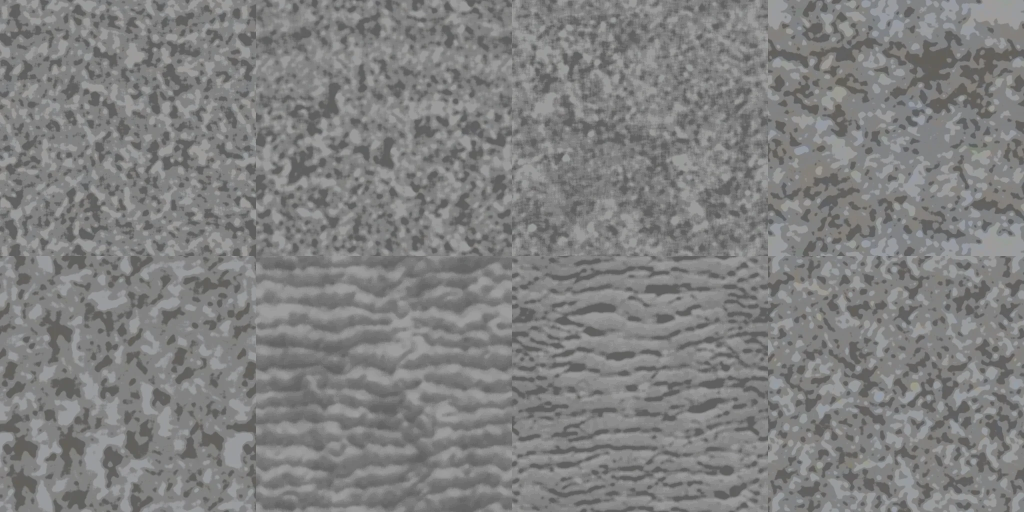
#> input picture world/tex/earth_atlas.webp, 2048 x 1024 px (shown at 1/2 size)
$ python -i earth_atlas.py   (imports and definitions only)
#> lines starting #> are read from the running program, lines starting #| are printed output that depends on the picture
#!/usr/bin/env python3
# The earth atlas (web/world/tex/earth_atlas.webp): eight CC0 photo soils
# (ambientCG and Poly Haven, listed in web/world/tex/CREDITS.md) turned into
# painted detail for the cel look, packed in one 2048 x 1024 picture of
# 4 x 2 tiles (512 px: 480 of picture and a 16 px wrapped border, so a shader
# can repeat a tile with fract() and mipmaps never bleed into the next one).
#
# Each tile keeps only the photo's shapes and a little of its hue, relative to
# its own average colour: 128 means "the colour the vertex already has"
# (shaders multiply by tex * 2). The luminance is softened (median + blur),
# then posterised into three soft painted tones (shadowed crumbs and cracks,
# the body, lit grains and pebble tops), so faces read as painted earth, not as
# photos. The tile order is the shaders' (EARTH_TILES in web/world/props/earth.js):
#   0 dark loam, 1 sandy soil, 2 clay, 3 gravelly dirt,
#   4 rooty soil, 5 eroded layered silt, 6 eroded dark clay, 7 forest soil
#
#   python3 tools/world/earth_atlas.py [download dir]
import io, os, sys, tempfile, urllib.request, zipfile
import numpy as np
from PIL import Image, ImageFilter

ROOT = os.path.normpath(os.path.join(os.path.dirname(os.path.abspath(__file__)), '..', '..'))
OUT = os.path.join(ROOT, 'web', 'world', 'tex', 'earth_atlas.webp')
AMB = 'https://ambientcg.com/get?file={}_1K-JPG.zip'
PH = 'https://dl.polyhaven.org/file/ph-assets/Textures/jpg/1k/{0}/{0}_diff_1k.jpg'
TILES = [
    ('amb', 'Ground048'),                 # dark loam
    ('amb', 'Ground079S'),                # sandy soil
    ('ph', 'red_laterite_soil_stones'),   # clay
    ('ph', 'brown_mud_rocks_01'),         # gravelly dirt
    ('amb', 'Ground084'),                 # rooty soil
    ('amb', 'Ground094A'),                # eroded layered silt
    ('amb', 'Ground100'),                 # eroded dark clay
    ('amb', 'Ground082S'),                # forest soil
]
T, PAD = 512, 16
IN = T - 2 * PAD


def fetch(kind, name, d):
    f = os.path.join(d, name + '.jpg')
    if os.path.exists(f): return f
    if kind == 'ph':
        urllib.request.urlretrieve(PH.format(name), f)
    else:
        z = os.path.join(d, name + '.zip')
        if not os.path.exists(z): urllib.request.urlretrieve(AMB.format(name), z)
        with zipfile.ZipFile(z) as zf:
            col = [n for n in zf.namelist() if n.endswith('_Color.jpg')][0]
            open(f, 'wb').write(zf.read(col))
    return f


def smooth(e0, e1, x):
    t = np.clip((x - e0) / (e1 - e0), 0, 1)
    return t * t * (3 - 2 * t)


def stylise(path):
    # painted, not photographic: the fine grain gone, the bigger shapes kept
    # (worked at half size, then brought back up smooth, so the tones below
    # cut clean rounded shapes instead of speckle)
#> called with path = '../../world/tex/earth_atlas.webp'
    im = Image.open(path).convert('RGB').resize((IN // 2, IN // 2), Image.LANCZOS)
    w2 = Image.new('RGB', (im.width * 3, im.height * 3))
#> w2: PIL image 720x720 RGB; every value is 0
    for ox in range(3):
        for oy in range(3): w2.paste(im, (ox * im.width, oy * im.height))
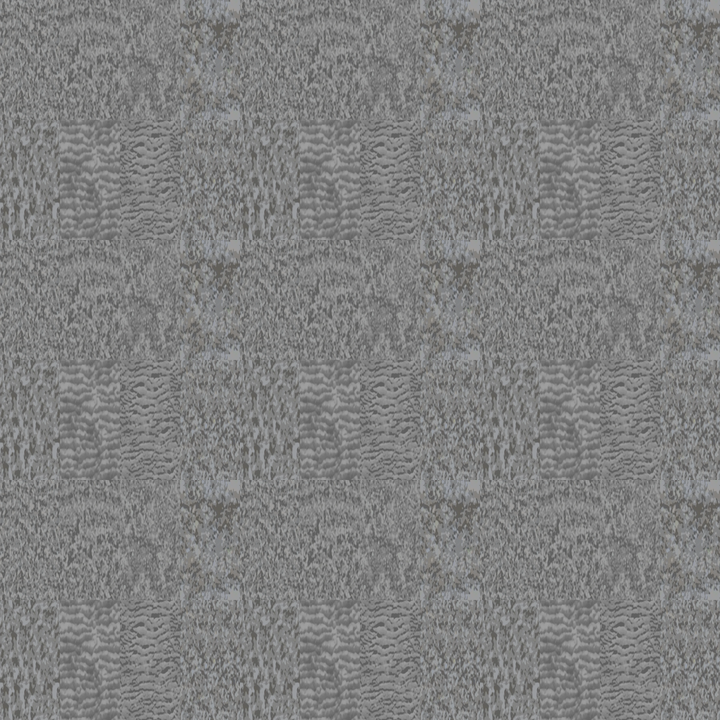
#> w2: PIL image 720x720 RGB; mean R, G, B 127.6, 127.8, 127.6
    w2 = w2.filter(ImageFilter.MedianFilter(5)).filter(ImageFilter.GaussianBlur(1.0))
    im = w2.resize((IN * 3, IN * 3), Image.BICUBIC).crop((IN, IN, IN * 2, IN * 2))
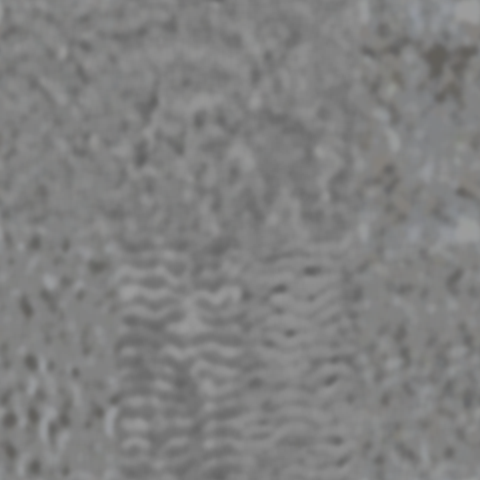
#> im: PIL image 480x480 RGB; mean R, G, B 128.1, 128.2, 128
    a = np.asarray(im).astype(np.float32) / 255.0
    lum = a @ np.array([0.2126, 0.7152, 0.0722], np.float32)
    mean = a.reshape(-1, 3).mean(0)
#> mean = [0.502, 0.503, 0.502]
    ml = float(lum.mean())
#> ml = 0.503
    rel = lum / max(ml, 1e-4)
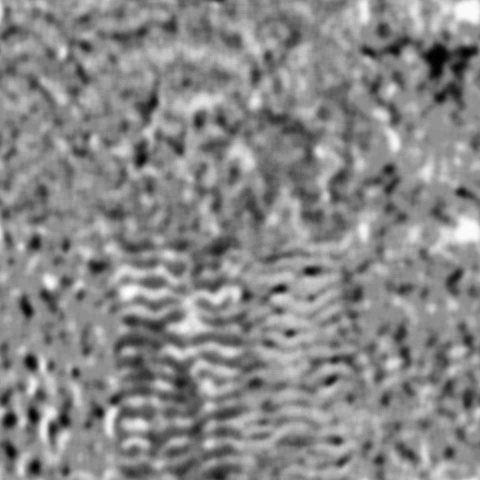
#> rel: shape (480, 480) float32; min 0.742, max 1.22, mean 1; drawn with min black and max white
    # three tones with soft (a few px) edges, from the luminance's own spread
    lo, hi = np.percentile(rel, 22), np.percentile(rel, 80)
#> lo = 0.952; hi = 1.05
    w = 0.025
    tone = 0.74 + 0.26 * smooth(lo - w, lo + w, rel) + 0.2 * smooth(hi - w, hi + w, rel)
#> in smooth, `t = np.clip((x - e0) / (e1 - e0), 0, 1)`:
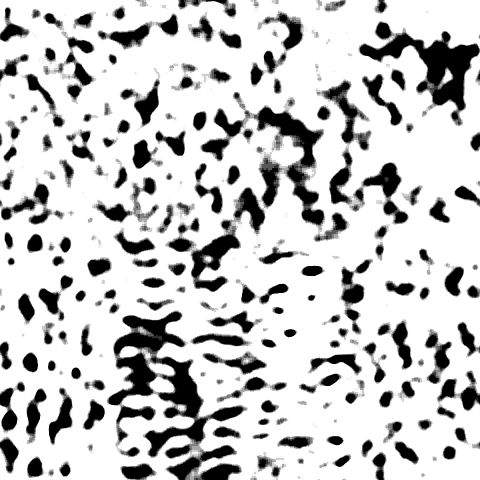
#> t: shape (480, 480) float32; min 0, max 1, mean 0.78
#> call 2 of smooth, with e0 = 1.03, e1 = 1.08
#> in smooth (call 2), `t = np.clip((x - e0) / (e1 - e0), 0, 1)`:
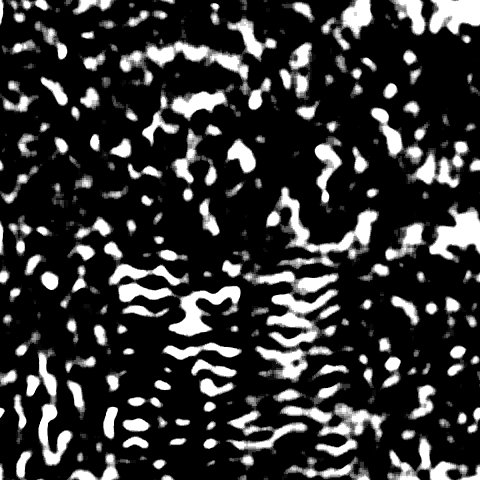
#> t: shape (480, 480) float32; min 0, max 1, mean 0.202
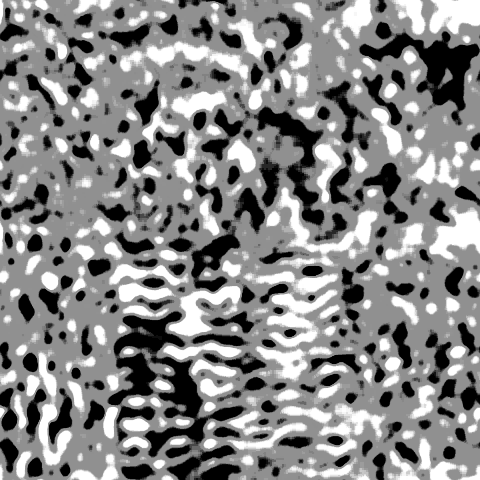
#> tone: shape (480, 480) float32; min 0.74, max 1.2, mean 0.983; drawn with min black and max white
    # a little of the photo's hue (pale roots, grey stones, red grains), half strength
    hue = a / np.maximum(lum[..., None], 1e-3) * (ml / np.maximum(mean, 1e-3)) * mean.mean()
    hue = hue / np.maximum(hue.mean(axis=(0, 1)), 1e-3)
    hue = np.clip(1.0 + (hue - 1.0) * 0.3, 0.85, 1.15)
    out = tone[..., None] * hue
    out = out / out.reshape(-1, 3).mean(0)   # average exactly 1 per channel (128 = no change)
    # soften the posterised steps a touch more (no aliasing in the painted tones)
    return Image.fromarray(np.clip(out * 128, 0, 255).astype(np.uint8))
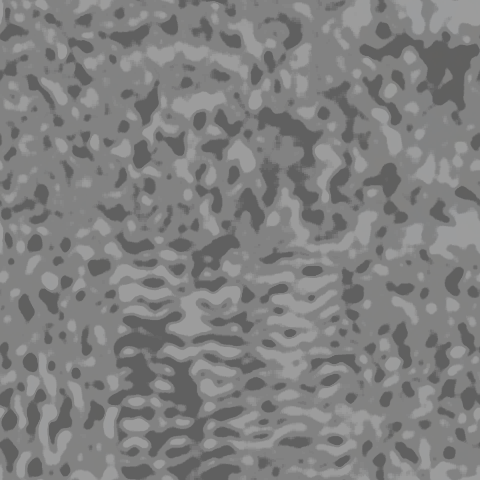
#> returned value: PIL image 480x480 RGB; mean R, G, B 127.7, 127.7, 127.6


def main():
    d = sys.argv[1] if len(sys.argv) > 1 else tempfile.mkdtemp(prefix='earth-')
    os.makedirs(d, exist_ok=True)
    atlas = Image.new('RGB', (T * 4, T * 2), (128, 128, 128))
    for i, (kind, name) in enumerate(TILES):
        t = stylise(fetch(kind, name, d))
        # the tile, wrapped into its border
        big = Image.new('RGB', (IN * 3, IN * 3))
        for ox in range(3):
            for oy in range(3): big.paste(t, (ox * IN, oy * IN))
        big = big.filter(ImageFilter.GaussianBlur(0.6))   # (on the wrapped copy: no seam at the tile's edge)
        tile = big.crop((IN - PAD, IN - PAD, IN - PAD + T, IN - PAD + T))
        atlas.paste(tile, ((i % 4) * T, (i // 4) * T))
        print(i, name)
    atlas.save(OUT, 'WEBP', quality=88, method=6)
    print(OUT, os.path.getsize(OUT), 'bytes')


# [2 lines not run here, left out]

>>> result = stylise('../../world/tex/earth_atlas.webp')

$ run again, on world/tex/dirt_pack.webp
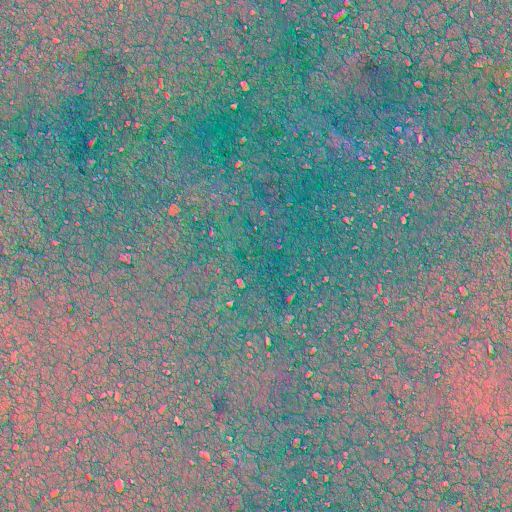
#> input picture world/tex/dirt_pack.webp, 1024 x 1024 px (shown at 1/2 size)
#> mean = [0.447, 0.518, 0.508]
#> ml = 0.502
#> in stylise, `rel = lum / max(ml, 1e-4)`:
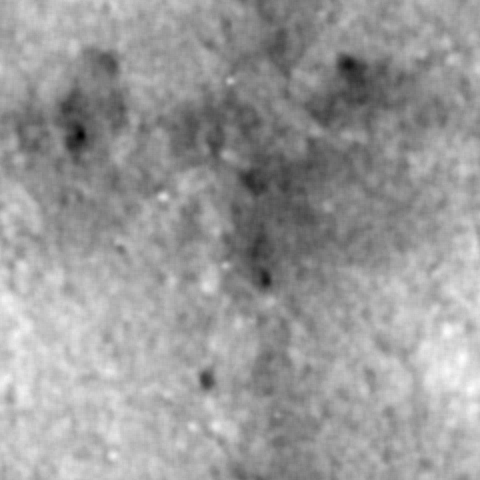
#> rel: shape (480, 480) float32; min 0.719, max 1.18, mean 1; drawn with min black and max white
#> lo = 0.952; hi = 1.05
#> in stylise, `return Image.fromarray(np.clip(out * 128, 0, 255).astype(np.uint8))`:
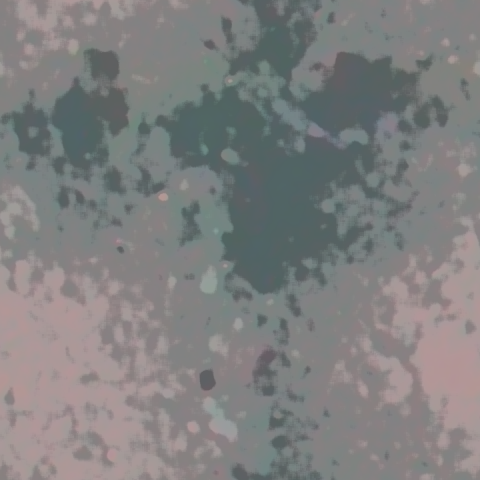
#> returned value: PIL image 480x480 RGB; mean R, G, B 127.5, 127.5, 127.5
